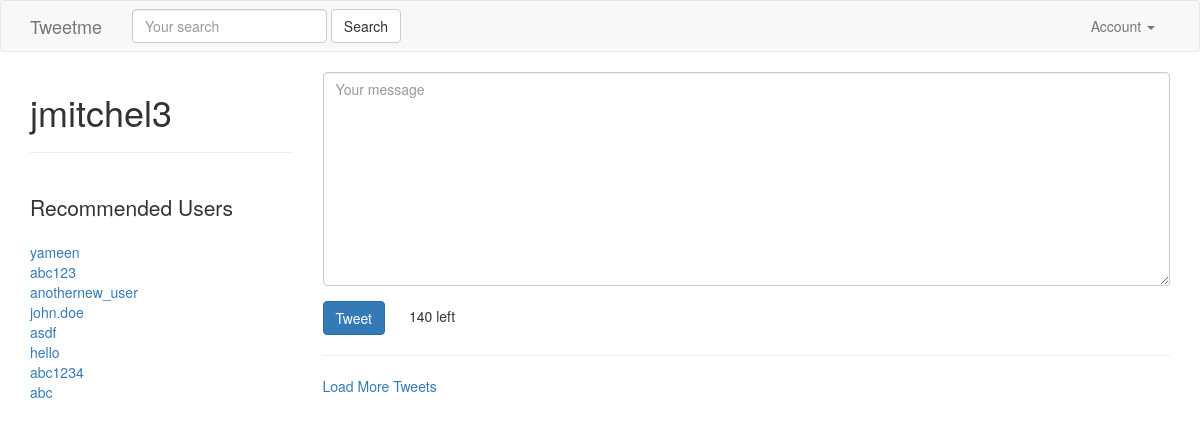
Screenshot of / (signed in) with the database file from the repository.
### accounts/models.py (models this page shows, shortened)
class UserProfile(models.Model):
    user        = models.OneToOneField(settings.AUTH_USER_MODEL, related_name='profile', on_delete=models.CASCADE) # user.profile
    following   = models.ManyToManyField(settings.AUTH_USER_MODEL, blank=True, related_name='followed_by')
    objects = UserProfileManager() # UserProfile.objects.all()
    def get_following(self):
        users  = self.following.all() # User.objects.all().exclude(username=self.user.username)
        return users.exclude(username=self.user.username)
    def get_absolute_url(self):
        return reverse_lazy("profiles:detail", kwargs={"username":self.user.username})

### tweets/views.py (the view)
# urls.py: url(r'^$', TweetListView.as_view(), name='home'), #/
class TweetListView(LoginRequiredMixin, ListView):
    def get_queryset(self, *args, **kwargs):
        qs = Tweet.objects.all()
        query = self.request.GET.get("q", None)
        if query is not None:
            qs = qs.filter(
                    Q(content__icontains=query) |
                    Q(user__username__icontains=query)
                    )
        return qs
    def get_context_data(self, *args, **kwargs):
        context = super(TweetListView, self).get_context_data(*args, **kwargs)
        context['create_form'] = TweetModelForm()
        context['create_url'] = reverse_lazy("tweet:create")
        return context

### tweets/forms.py (shortened to what this page needs)
class TweetModelForm(forms.ModelForm):
    content = forms.CharField(label='',
                widget=forms.Textarea(
                        attrs={'placeholder': "Your message",
                            "class": "form-control"}
                    ))
    class Meta:
        model = Tweet
        fields = [
            "content"
        ]

### accounts/models.py (called while the page is built)
    def recommended(self, user, limit_to=10):
        print(user)
        profile = user.profile
        following = profile.following.all()
        following = profile.get_following()
        qs = self.get_queryset().exclude(user__in=following).exclude(id=profile.id).order_by("?")[:limit_to]
        return qs

### accounts/templatetags/recommended.py (called while the page is built)
@register.inclusion_tag("accounts/snippets/recommend.html")
def recommended(user):
    if isinstance(user, User):
        qs = UserProfile.objects.recommended(user)
        return {"recommended": qs}

### tweets/templates/tweets/tweet_list.html (shortened to what this page needs)
{% extends "base.html" %}
{% load recommended %}
{% block content %}
    <div class='row'>
        <div class='col-sm-3 col-xs-12'>
        <h1>{{ request.user }}</h1>
        <hr/>
         <br/>
        <p class='lead'>Recommended Users</p>
        {% recommended request.user %}
        </div>
        <div class='col-sm-9 '>
             {% if not request.GET.q %}
                <div class=''>
                    {% include "tweets/form.html" with form=create_form action_url=create_url btn_title='Tweet' form_class='tweet-form' %}
                </div>
                <hr/>
            {% endif %}
          <a href='#' id='loadmore'>Load More Tweets</a>
        </div>
    </div>
{% endblock content %}

### accounts/templates/accounts/snippets/recommend.html
{% for profile in recommended %}
<a href='/{{ profile.user.username }}'>{{ profile.user.username }}</a><br/>
{% empty %}
<p class='lead'>Not followed by any users</p>
{% endfor %}

### rows the page displays
UserProfile: user.username "yameen"
UserProfile: user.username "abc123"
UserProfile: user.username "anothernew_user"
UserProfile: user.username "john.doe"
UserProfile: user.username "asdf"
UserProfile: user.username "hello"
UserProfile: user.username "abc1234"
UserProfile: user.username "abc"

### other values shown
{{ request.user }} "jmitchel3"
